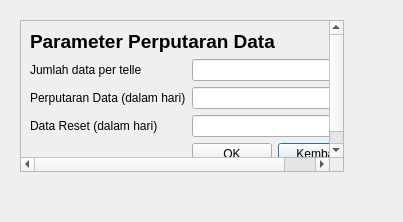
<?xml version="1.0" encoding="UTF-8"?>
<ui version="4.0">
 <class>Dialog</class>
 <widget class="QDialog" name="Dialog">
  <property name="geometry">
   <rect>
    <x>0</x>
    <y>0</y>
    <width>403</width>
    <height>222</height>
   </rect>
  </property>
  <property name="windowTitle">
   <string>Dialog</string>
  </property>
  <widget class="QScrollArea" name="scrollArea">
   <property name="geometry">
    <rect>
     <x>20</x>
     <y>20</y>
     <width>324</width>
     <height>152</height>
    </rect>
   </property>
   <property name="widgetResizable">
    <bool>true</bool>
   </property>
   <widget class="QWidget" name="scrollAreaWidgetContents">
    <property name="geometry">
     <rect>
      <x>0</x>
      <y>0</y>
      <width>322</width>
      <height>150</height>
     </rect>
    </property>
    <layout class="QGridLayout" name="gridLayout_2">
     <item row="0" column="0">
      <layout class="QGridLayout" name="gridLayout">
       <item row="1" column="0">
        <widget class="QLabel" name="label">
         <property name="text">
          <string>Jumlah data per telle</string>
         </property>
        </widget>
       </item>
       <item row="4" column="2">
        <widget class="QPushButton" name="btn_Cancel">
         <property name="text">
          <string>Kembali</string>
         </property>
        </widget>
       </item>
       <item row="0" column="0" colspan="3">
        <widget class="QLabel" name="label_3">
         <property name="maximumSize">
          <size>
           <width>16777215</width>
           <height>444</height>
          </size>
         </property>
         <property name="text">
          <string>&lt;html&gt;&lt;head/&gt;&lt;body&gt;&lt;p&gt;&lt;span style=&quot; font-size:14pt; font-weight:600;&quot;&gt;Parameter Perputaran Data&lt;/span&gt;&lt;/p&gt;&lt;/body&gt;&lt;/html&gt;</string>
         </property>
        </widget>
       </item>
       <item row="4" column="1">
        <widget class="QPushButton" name="btn_Submit">
         <property name="text">
          <string>OK</string>
         </property>
        </widget>
       </item>
       <item row="1" column="1" colspan="2">
        <widget class="QLineEdit" name="in_DataPerTelle"/>
       </item>
       <item row="2" column="1" colspan="2">
        <widget class="QLineEdit" name="in_DataCircle"/>
       </item>
       <item row="2" column="0">
        <widget class="QLabel" name="label_2">
         <property name="text">
          <string>Perputaran Data (dalam hari)</string>
         </property>
        </widget>
       </item>
       <item row="3" column="0">
        <widget class="QLabel" name="label_4">
         <property name="text">
          <string>Data Reset (dalam hari)</string>
         </property>
        </widget>
       </item>
       <item row="3" column="1" colspan="2">
        <widget class="QLineEdit" name="in_DataReset"/>
       </item>
      </layout>
     </item>
    </layout>
   </widget>
  </widget>
 </widget>
 <resources/>
 <connections/>
</ui>
